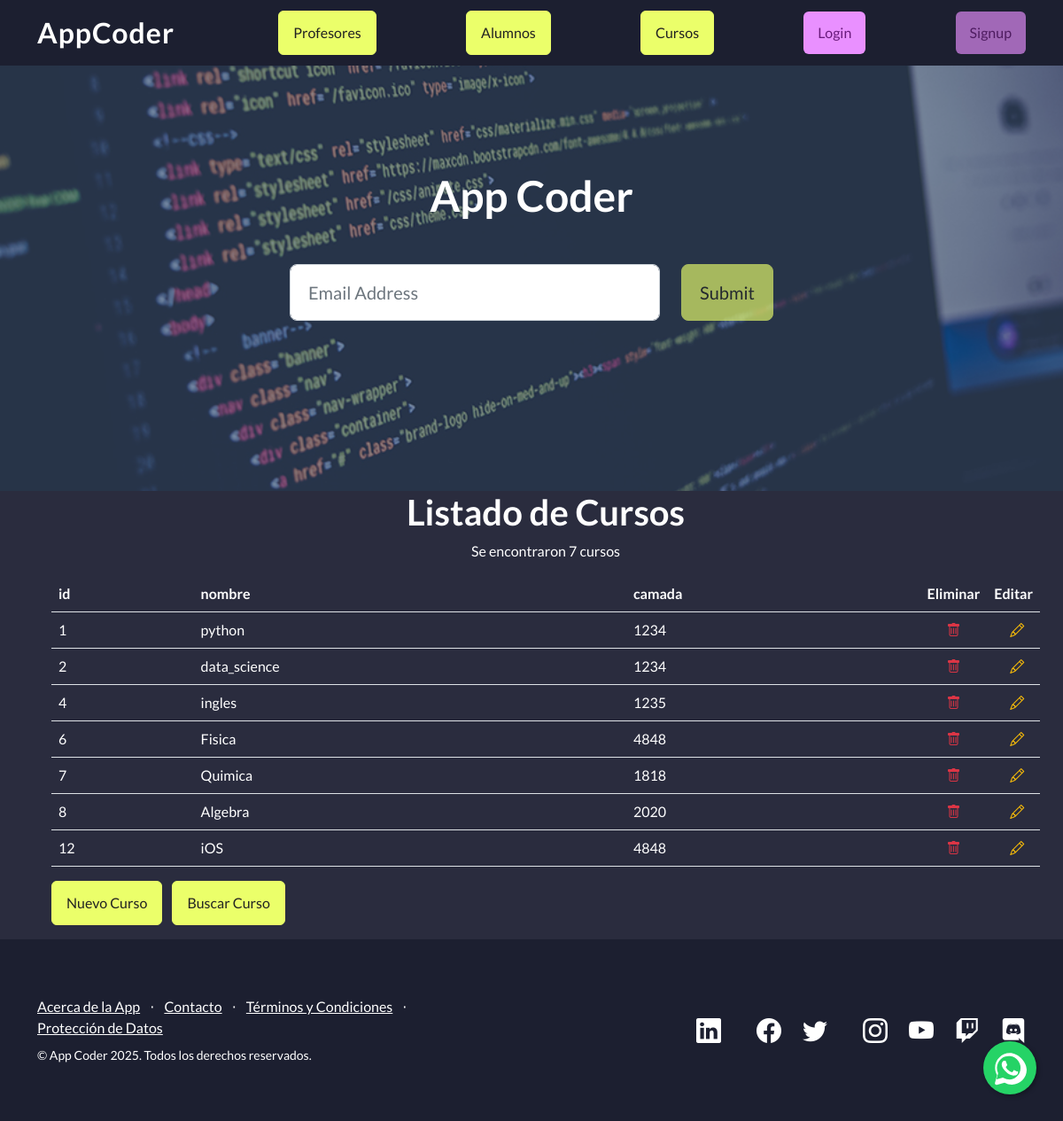
/AppCoder/cursos/, run on an earlier commit of the app's database.
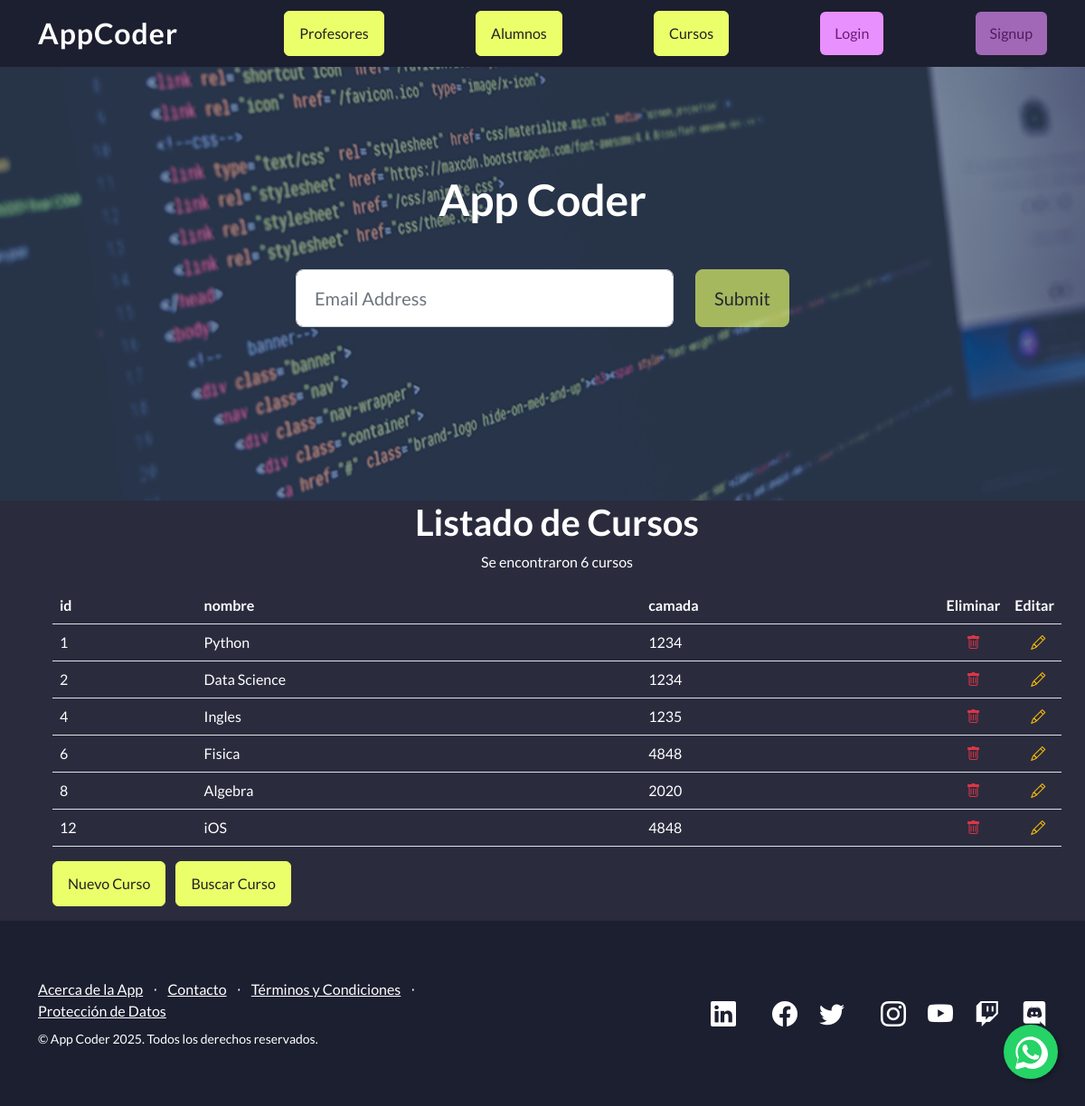
And on a later commit of the database.
### AppCoder/models.py (models this page shows, shortened)
class Curso(models.Model):
    nombre = models.CharField(max_length=40)
    camada = models.IntegerField()

### AppCoder/views.py (the view)
# urls.py: path('cursos/', views.cursos, name='cursos'),
def cursos(request):
    cursos_list = Curso.objects.all()
    cursos_dictionary = {
        "cursos": cursos_list
    }
    plantilla = loader.get_template("cursos.html")
    documento = plantilla.render(cursos_dictionary, request)
    return HttpResponse(documento)

### AppCoder/template/cursos.html
{% extends "padre.html" %}
{% load static %}
{% block contenido %}
<ul>
    <h1 class="text-center">Listado de Cursos</h1>
    <p class="text-center">Se encontraron {{cursos|length}} cursos</p>
    <main class="container text-white">
        <table class="table text-white">
            <tr>
                <th>id</th>
                <th>nombre</th>
                <th>camada</th>
                <th style="width: 50px;">Eliminar</th>
                <th style="width: 50px;">Editar</th>
            </tr>
            {% for curso in cursos %}
            <tr>
                <td>{{ curso.id }}</td>
                <td>{{ curso.nombre }}</td>
                <td>{{ curso.camada }}</td>
                <td class="text-center">
                    <a href="{% url 'eliminar_curso' curso.id %}" title="Eliminar" onclick="return confirm('¿Seguro que deseas eliminar este curso?');">
                        <i class="bi bi-trash text-danger"></i>
                    </a>
                </td>
                <td class="text-center">
                    <a href="{% url 'editar_curso' curso.id %}" title="Editar" class="ms-2">
                        <i class="bi bi-pencil text-warning"></i>
                    </a>
                </td>
            </tr>
            {% endfor %}
        </table>
        <a href ="{% url 'curso_formulario' %}" class="btn btn-primary me-2">Nuevo Curso</a>
        <a href ="{% url 'buscar_curso' %}" class="btn btn-primary">Buscar Curso</a>
    </main>
</ul>
{% endblock %}

### AppCoder/template/padre.html (shortened to what this page needs)
{% load static %}
<!DOCTYPE html>
<html lang="en">
    <head>
        <link href="https://cdn.jsdelivr.net/npm/bootstrap-icons@1.5.0/font/bootstrap-icons.css" rel="stylesheet" type="text/css" />
        <link href="{% static 'AppCoder/css/styles.css' %}" rel="stylesheet" />
    </head>
    <body>
        <nav class="navbar navbar-light fixed-top" style="background-color: rgb(28, 31, 48)">
            <div class="container">
                <a class="navbar-brand text-white fw-bold" style="letter-spacing:1px; font-size:2rem;" href="{% url 'padre' %}">AppCoder</a>
                <a class="btn btn-primary" href="{% url 'profesores' %}">Profesores</a>
                <a class="btn btn-primary" href="{% url 'alumnos' %}">Alumnos</a>
                <a class="btn btn-primary" href="{% url 'cursos' %}">Cursos</a>
                <a class="btn" style="background-color: rgb(233, 144, 255); color: rgb(105, 27, 123); border: none;" href="#login">Login</a>
                <a class="btn disabled" style="background-color: rgb(233, 144, 255); color: rgb(105, 27, 123); border: none;" href="#signup">Signup</a>
            </div>
        </nav>
        <header class="masthead">
            <div class="container position-relative">
                <div class="row justify-content-center">
                    <div class="col-xl-6">
                        <div class="text-center text-white">
                            <h1 class="mb-5">App Coder</h1>
                            <form class="form-subscribe" id="contactForm" data-sb-form-api-token="API_TOKEN">
                                <div class="row">
                                    <div class="col">
                                        <input class="form-control form-control-lg" id="emailAddress" type="email" placeholder="Email Address" data-sb-validations="required,email" />
                                    </div>
                                    <div class="col-auto"><button class="btn btn-primary btn-lg disabled" id="submitButton" type="submit">Submit</button></div>
                                </div>
                            </form>
                        </div>
                    </div>
                </div>
            </div>
        </header>
        {% block contenido %}
        {% endblock %}
        <footer class="footer" style="background-color: rgb(28, 31, 48); color: #fff;">
            <div class="container">
                <div class="row">
                    <div class="col-lg-6 h-100 text-center text-lg-start my-auto">
                        <ul class="list-inline mb-2">
                            <li class="list-inline-item"><a class="text-white" href="https://www.coderhouse.com/ar" target="_blank">Acerca de la App</a></li>
                            <li class="list-inline-item text-white">⋅</li>
                            <li class="list-inline-item"><a class="text-white" href="{% url 'contacto' %}">Contacto</a></li>
                            <li class="list-inline-item text-white">⋅</li>
                            <li class="list-inline-item"><a class="text-white" href="https://www.coderhouse.com/ar/legales" target="_blank">Términos y Condiciones</a></li>
                            <li class="list-inline-item text-white">⋅</li>
                            <li class="list-inline-item"><a class="text-white" href="https://www.coderhouse.com/ar/proteccion-de-datos" target="_blank">Protección de Datos</a></li>
                        </ul>
                        <p class="text-white small mb-4 mb-lg-0">&copy; App Coder 2025. Todos los derechos reservados. <data id="currentYear"></data> </p>
                    </div>
                    <div class="col-lg-6 h-100 text-lg-end my-auto">
                        <ul class="list-inline mb-0 d-flex justify-content-end gap-3">
                            <li class="list-inline-item me-4">
                                <a href="https://www.linkedin.com/school/coderhouse/posts/?feedView=all" target="_blank">
                                    <i class="bi-linkedin fs-3 text-white"></i>
                                </a>
                            </li>
                            <li class="list-inline-item">
                                <a href="https://www.facebook.com/Coderhouse/" target="_blank">
                                    <i class="bi-facebook fs-3 text-white"></i>
                                </a>
                            </li>
                            <li class="list-inline-item me-4">
                                <a href="https://twitter.com/coderhouse" target="_blank">
                                    <i class="bi-twitter fs-3 text-white"></i>
                                </a>
                            </li>
                            <li class="list-inline-item">
                                <a href="https://www.instagram.com/coderhouse/" target="_blank">
                                    <i class="bi-instagram fs-3 text-white"></i>
                                </a>
                            </li>
                            <li class="list-inline-item">
                                <a href="https://www.youtube.com/channel/UCeFRG6700bzqYI0M_9vyelw/videos" target="_blank">
                                    <i class="bi-youtube fs-3 text-white"></i>
                                </a>
                            </li>
                            <li class="list-inline-item">
                                <a href="https://www.twitch.tv/coderhouse" target="_blank">
                                    <i class="bi-twitch fs-3 text-white"></i>
                                </a>
                            </li>
                            <li class="list-inline-item">
                                <a href="https://discord.com/invite/js5X5SDYSr" target="_blank">
                                    <i class="bi-discord fs-3 text-white"></i>
                                </a>
                            </li>
                        </ul>
                    </div>
                </div>
            </div>
        </footer>
        <a href="https://api.whatsapp.com/send/?phone=5491156175099&text=Hola+Coderhouse%21+Tengo+una+consulta+sobre&type=phone_number&app_absent=0" class="whatsapp-float" target="_blank" title="Contactar por WhatsApp">
        </a>
    </body>
</html>

### AppCoder/template/padre.html (style rules this page uses)
body { background-color: rgb(42, 44, 62) !important; color: #fff !important; }
.btn-primary { background-color: rgb(235, 255, 106) !important; border-color: rgb(235, 255, 106) !important; color: #222 !important; }
.whatsapp-float { position: fixed; width: 60px; height: 60px; bottom: 30px; right: 30px; z-index: 100; background-color: #25d366; border-radius: 50%; display: flex; align-items: center; justify-content: center; box-shadow: 2px 2px 5px rgba(0,0,0,0.3); }

What changed in the data, as far as the page shows it:
removed Curso: id "7", nombre "Quimica", camada "1818"
changed Curso id 1: nombre "python" → "Python"
changed Curso id 2: nombre "data_science" → "Data Science"
changed Curso id 4: nombre "ingles" → "Ingles"
Also different on the page:
{{ cursos|length }}: "7" → "6"
